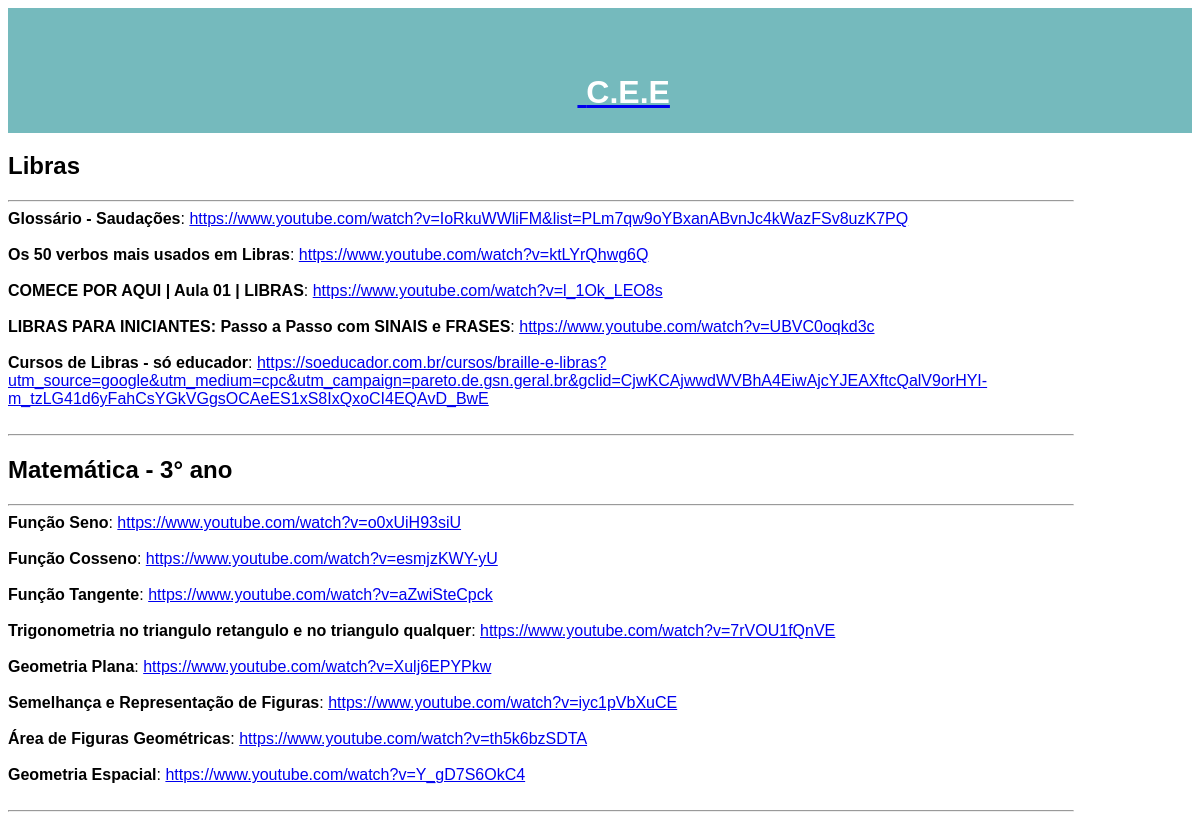
The page /PHP/exibir.php on the database its author committed.
### tables this page shows
CREATE TABLE `links` (
  `id_link` int(100) NOT NULL,
  `link` varchar(2083) NOT NULL,
  `topic` varchar(100) NOT NULL,
  `mat` varchar(50) NOT NULL
);

### PHP/exibir.php (the view, shortened to what this page needs)
<!DOCTYPE html>
<html>
  <head>
    <link rel="stylesheet" href="../css/estilos.css">
  </head>
  <body>
    <header header class="o-header">
      <a href="../index.php">
      <center><h1 class="topo"><img href="../IMAGENS/logo.png" height="50"/> C.E.E </h1></center>
      </a>
    </header>
  <footer class="o-footer">
  <?php
    include("conectar.php");
    echo "<h2>Libras</h2><hr/>";
    $consulta=mysqli_query($conexao,"SELECT * from links where mat='libras'");
    while($dados=mysqli_fetch_array($consulta)){
      $link=$dados['link'];
      $topic=$dados['topic'];
      echo "<b>$topic</b>: <a href='$link'> $link </a> <br/><br/>";
    }echo "<hr/>";
    echo "<h2>Matemática - 3° ano</h2><hr/>";
    $consulta=mysqli_query($conexao,"SELECT * from links where mat='matematica'");
    while($dados=mysqli_fetch_array($consulta)){
      $link=$dados['link'];
      $topic=$dados['topic'];
      echo "<b>$topic</b>: <a href='$link'> $link </a> <br/><br/>";
    }echo "<hr/>";
    ?>
   </footer>
  </body>
</html>

### CSS/estilos.css (style rules this page uses)
body { background-color: white; font-family: Sans-Serif; display: grid; grid-template-areas: "header main main" "footer main main" "footer main main"; }
header { background-color: #75BABD; padding-top: 2%; padding-right: 0; padding-left: 0; }
footer { background-color: white; padding-top: 0%; padding-right: 10%; padding-left: 0; }
.o-header { grid-area: header; }
.o-footer { grid-area: footer; }
.topo { color: white; position: relative; left: 2%; }

### rows shown on the page
links: topic "Glossário - Saudações", link "https://www.youtube.com/watch?v=IoRkuWWliFM&list=PLm7qw9oYBxanABvnJc4kWazFSv8uzK7PQ"
links: topic "Os 50 verbos mais usados em Libras", link "https://www.youtube.com/watch?v=ktLYrQhwg6Q"
links: topic "COMECE POR AQUI | Aula 01 | LIBRAS", link "https://www.youtube.com/watch?v=l_1Ok_LEO8s"
links: topic "LIBRAS PARA INICIANTES: Passo a Passo com SINAIS e FRASES", link "https://www.youtube.com/watch?v=UBVC0oqkd3c"
links: topic "Cursos de Libras - só educador", link "https://soeducador.com.br/cursos/braille-e-libras?utm_source=google&utm_medium=cpc&utm_campaign=pareto.de.gsn.geral.br&gclid=CjwKCAjwwdWVBhA4EiwAjcYJEAXftcQalV9orHYI-m_tzLG41d6yFahCsYGkVGgsOCAeES1xS8IxQxoCI4EQAvD_BwE"
links: topic "Função Seno", link "https://www.youtube.com/watch?v=o0xUiH93siU"
links: topic "Função Cosseno", link "https://www.youtube.com/watch?v=esmjzKWY-yU"
links: topic "Função Tangente", link "https://www.youtube.com/watch?v=aZwiSteCpck"
links: topic "Trigonometria no triangulo retangulo e no triangulo qualquer", link "https://www.youtube.com/watch?v=7rVOU1fQnVE"
links: topic "Geometria Plana", link "https://www.youtube.com/watch?v=Xulj6EPYPkw"
links: topic "Semelhança e Representação de Figuras", link "https://www.youtube.com/watch?v=iyc1pVbXuCE"
links: topic "Área de Figuras Geométricas", link "https://www.youtube.com/watch?v=th5k6bzSDTA"
links: topic "Geometria Espacial", link "https://www.youtube.com/watch?v=Y_gD7S6OkC4"
